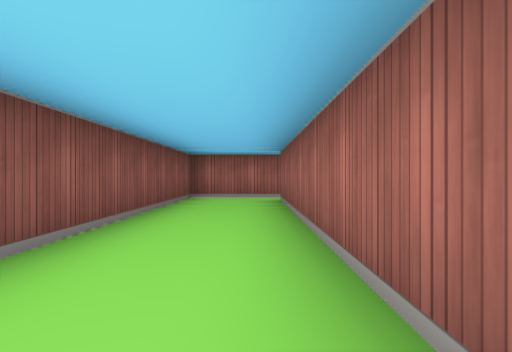
View 1 (above)

22 first-person views from a walk through a cub3D level. The camera is about half as high as the walls, looks level and sees 70° across. The floor is counted in squares. Each view is taken from the middle of a square. On the plan, view 1 faces up. The plan holds only what a view shows up to about 9 squares ahead; the rest is blank.

View 2
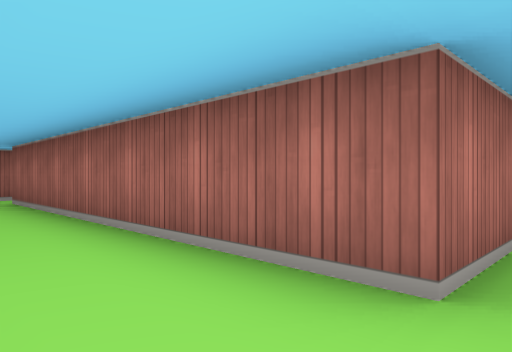

View 3
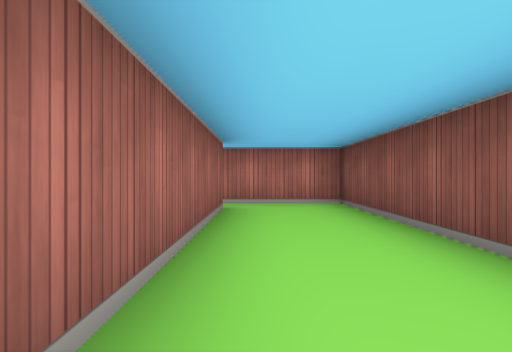

View 4
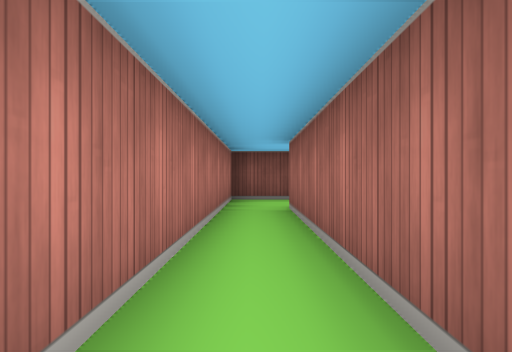

View 5
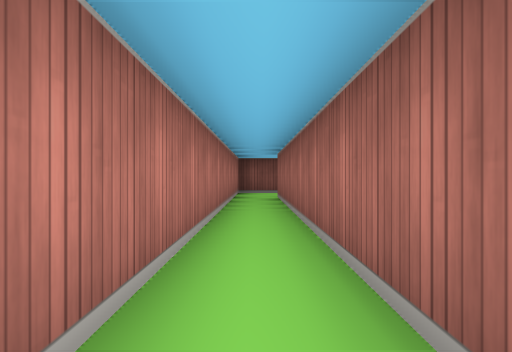

View 6
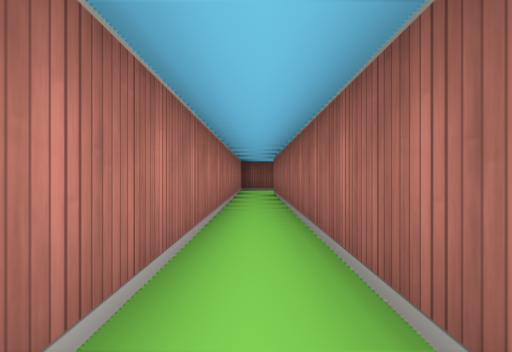

View 7
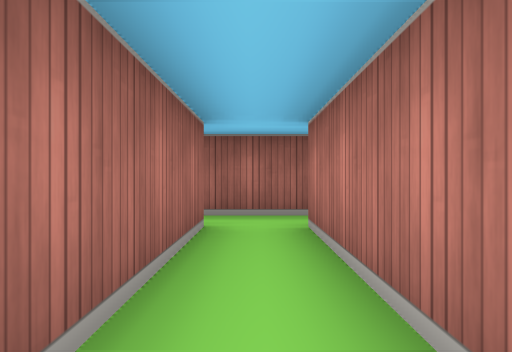

View 8
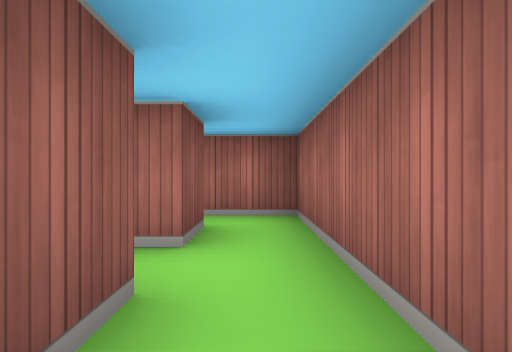

View 9
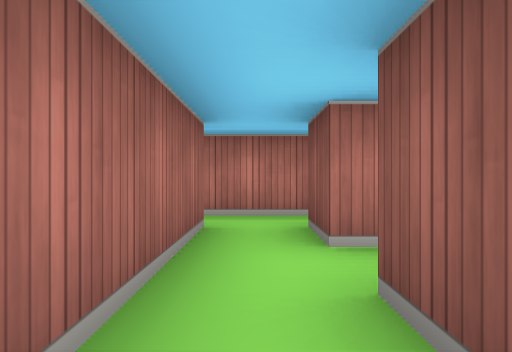

View 10
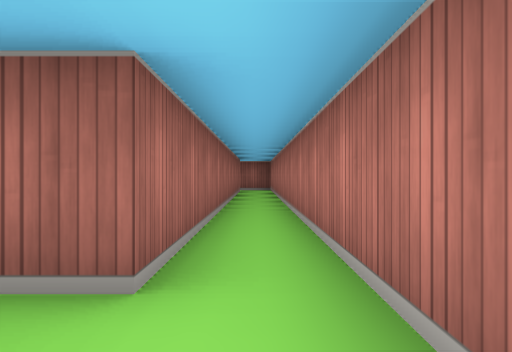

View 11
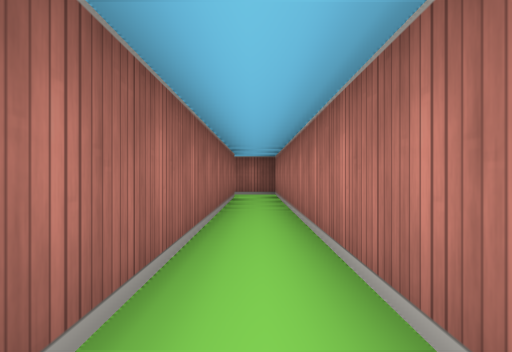

View 12
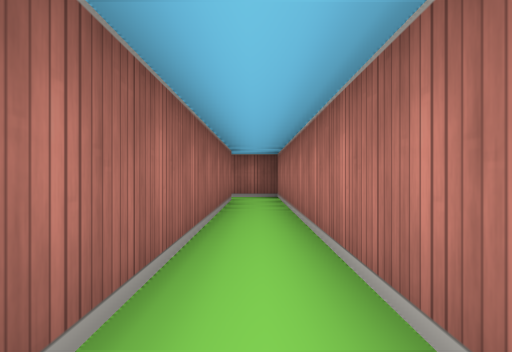

View 13
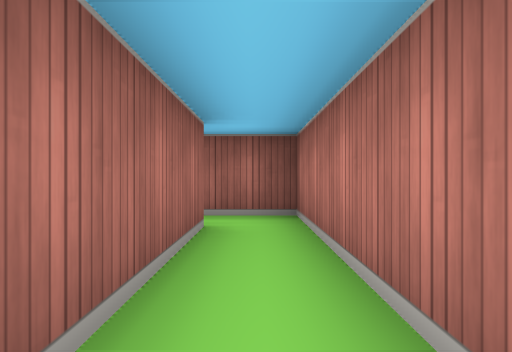

View 14
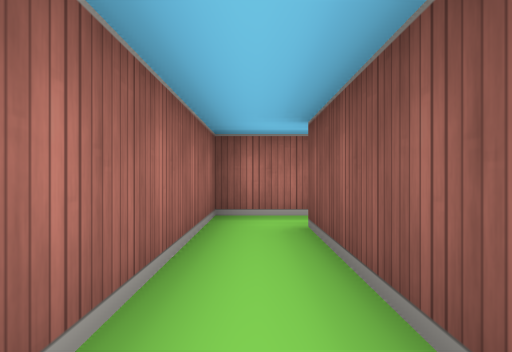

View 15
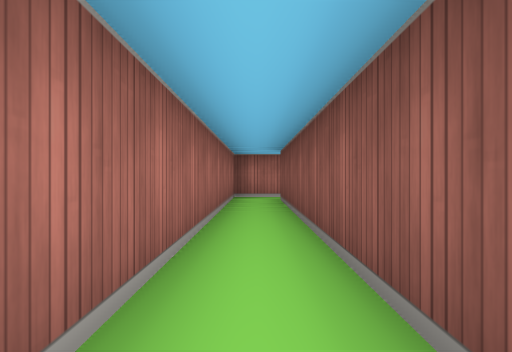

View 16
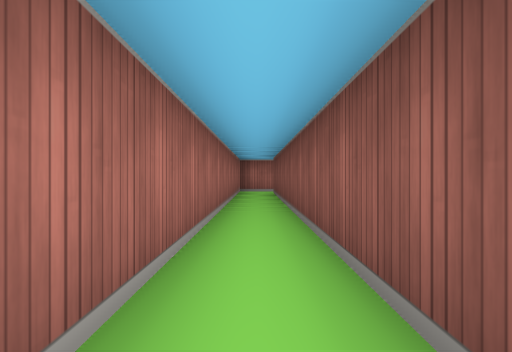

View 17
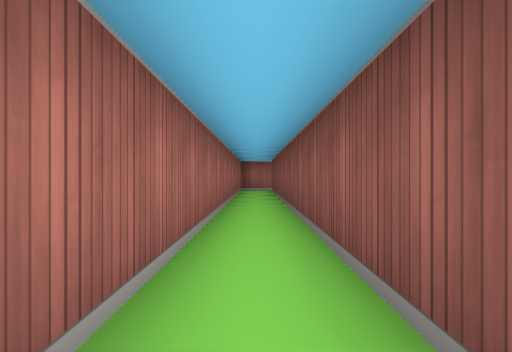

View 18
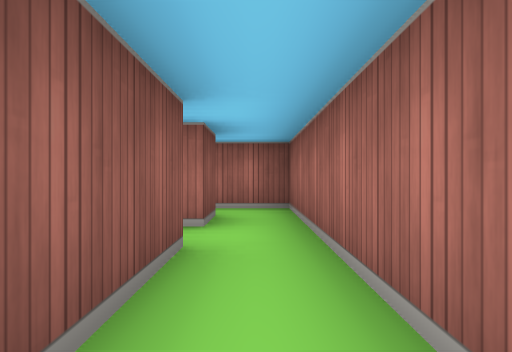

View 19
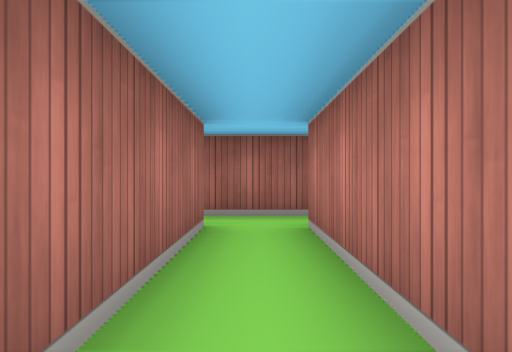

View 20
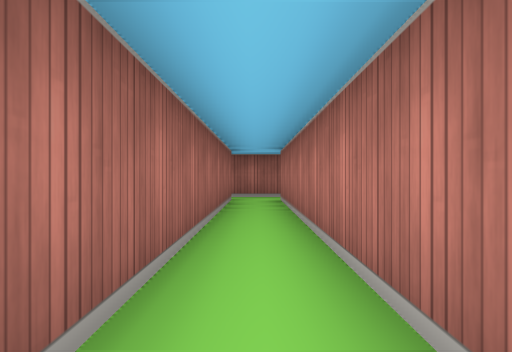

View 21
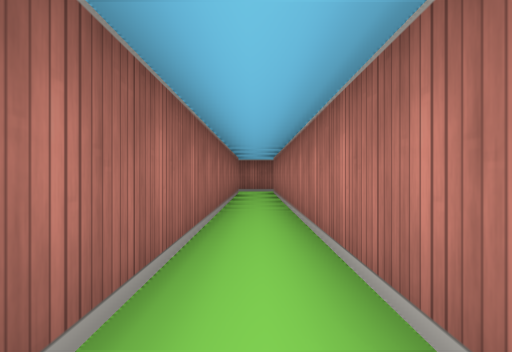

View 22
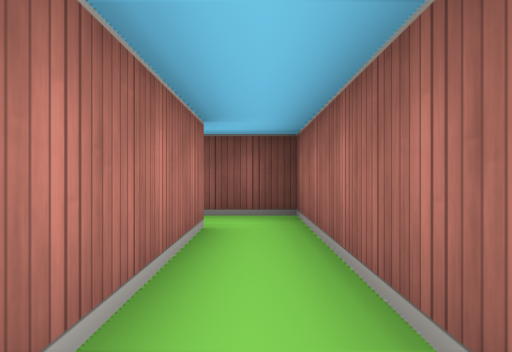

### Floor plan
Points are (right, up) in squares from view 1. A wall is a line through its corners. A room is listed if a view was taken in it or the views show most of it. See-through windows are left out.
Room 1 (views 1, 2, 3, 4, 5, 6, 7)
walls: (0.8, 8.5) (-1.5, 8.5) (-1.5, -0.5) (10.5, -0.5); (10.5, 1.5) (10.5, 0.5) (0.5, 0.5) (0.5, 7.5); (11.5, -0.5) (11.5, 1.5)
ways out: opening at (11, -1) to room 2; opening at (11, 1) to room 3; opening at (1, 8)
Room 2 (views 8, 10, 11, 12, 13, 14, 15, 16, 18)
walls: (10.5, -0.5) (10.5, -1.5); (10.2, -2.5) (22.5, -2.5) (22.5, 9.5); (21.5, 9.5) (21.5, -1.5) (11.5, -1.5) (11.5, -0.5)
ways out: opening at (11, -1) to room 1; opening at (22, 9) to room 4
Room 3 (view 9)
walls: (11.5, 1.5) (11.5, 2.5) (10.2, 2.5)
ways out: opening at (11, 1) to room 1
Room 4 (views 17, 19, 20, 21, 22)
walls: (21.5, 11.5) (21.5, 10.5) (10.5, 10.5) (10.5, 9.2); (11.5, 9.5) (21.5, 9.5); (22.5, 9.5) (22.5, 11.5)
ways out: opening at (22, 9) to room 2; opening at (11, 9); opening at (22, 11)

Positions as (right, up) in squares from view 1, and headings:
1: (0, 0), facing up
2: (-1, 0), facing up-right
3: (0, 6), facing down
4: (6, 0), facing left
5: (9, 0), facing left
6: (11, 0), facing left
7: (7, 0), facing right
8: (11, -2), facing up
9: (11, 2), facing down
10: (10, -2), facing right
11: (13, -2), facing right
12: (14, -2), facing right
13: (18, -2), facing right
14: (22, 2), facing down
15: (22, 6), facing down
16: (22, 9), facing down
17: (22, 10), facing down
18: (22, 7), facing up
19: (18, 10), facing right
20: (14, 10), facing right
21: (11, 10), facing right
22: (15, 10), facing left
